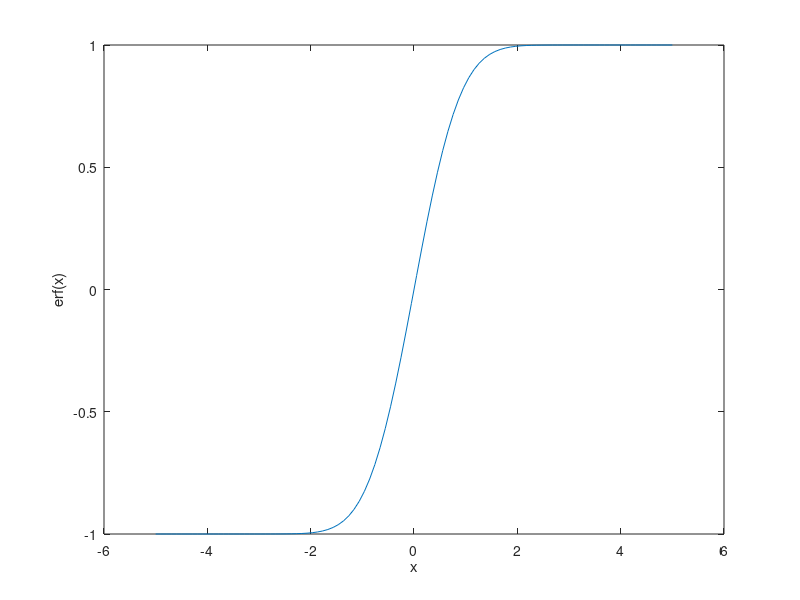

MATLAB code for this plot:
% Regression test function (black box) for erf
% This function is autogenerated by helpgen.py
function bbtest_success = bbtest_mathfunctions_erf
  bbtest_success = 1;
NumErrors = 0;
try
  x = linspace(-5,5);
catch
  NumErrors = NumErrors + 1;
end
try
  y = erf(x);
catch
  NumErrors = NumErrors + 1;
end
try
  plot(x,y); xlabel('x'); ylabel('erf(x)');
catch
  NumErrors = NumErrors + 1;
end
try
  mprint erf1
catch
  NumErrors = NumErrors + 1;
end
if (NumErrors ~= 0) bbtest_success = 0; return; end
